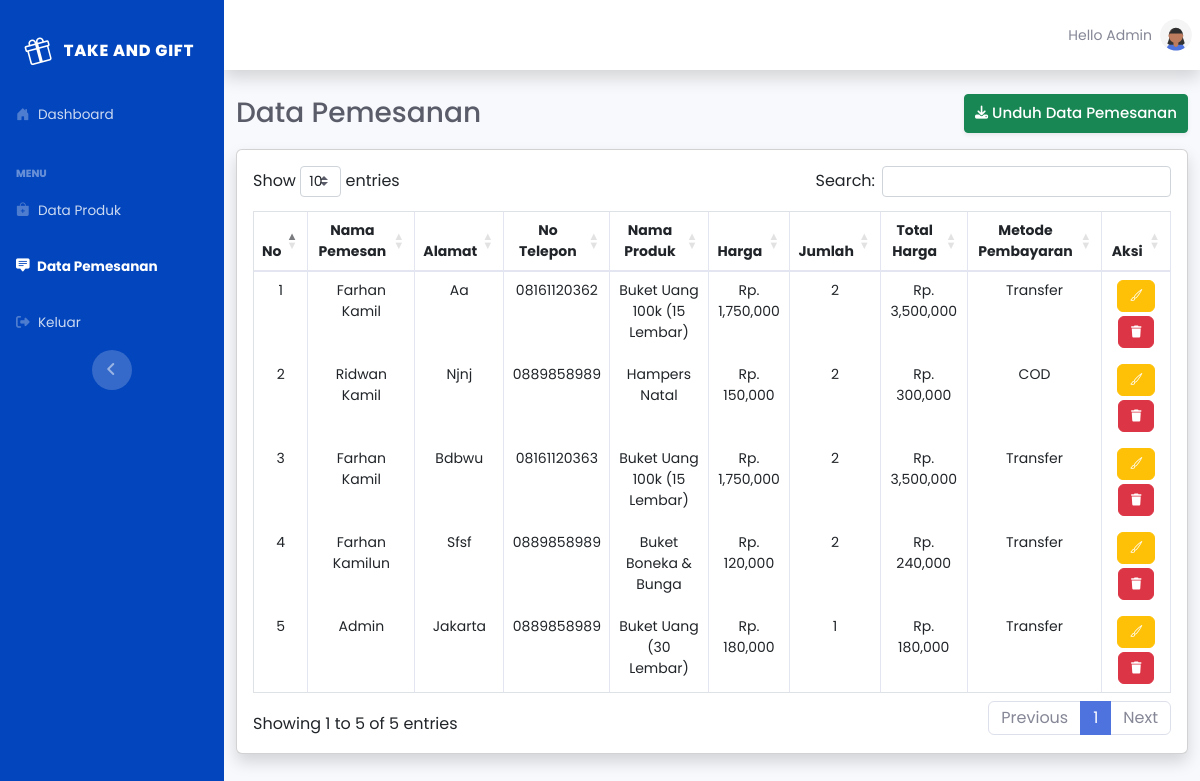
/admin/data-pemesanan.php (signed in), run on the app's committed database.
### tables this page shows
CREATE TABLE `tbl_pemesan` (
  `id_pemesan` int(11) NOT NULL,
  `id_produk` int(11) NOT NULL,
  `nama_pemesan` varchar(225) NOT NULL,
  `alamat` varchar(255) NOT NULL,
  `no_telpon` varchar(50) NOT NULL,
  `jumlah` varchar(100) NOT NULL,
  `metode_pembayaran` varchar(50) NOT NULL,
  `tanggal` date NOT NULL,
  `waktu` time NOT NULL
);

CREATE TABLE `tbl_produk` (
  `id_produk` int(11) NOT NULL,
  `nama_produk` varchar(100) NOT NULL,
  `kategori` varchar(100) NOT NULL,
  `harga` varchar(100) NOT NULL,
  `cover` varchar(100) NOT NULL,
  `tanggal` date NOT NULL,
  `waktu` time NOT NULL
);

### admin/functions.php (called while the page is built, shortened)
<?php
$conn = mysqli_connect("localhost", "root", "", "takeandgift");
function tampil_pemesan($sql_pemesanan)
{
	global $conn;
	$result_tampil_pemesan = $conn->query($sql_pemesanan);
	$rows_pemesan = [];
	while ($row_pemesan = mysqli_fetch_assoc($result_tampil_pemesan)) {
		$rows_pemesan[] = $row_pemesan;
	}
	return $rows_pemesan;
}

### admin/data-pemesanan.php (the view, shortened to what this page needs)
<?php
require 'functions.php';
?>
<!DOCTYPE html>
<html lang="en">
<head>
    <link href="../vendor/fontawesome-free/css/all.min.css" rel="stylesheet" type="text/css">
    <link href="../css/sb-admin-2.min.css" rel="stylesheet">
    <link href="../vendor/datatables/dataTables.bootstrap4.min.css" rel="stylesheet">
    <link href="https://cdn.jsdelivr.net/npm/bootstrap@5.2.3/dist/css/bootstrap.min.css" rel="stylesheet">
    <link rel="stylesheet" href="https://cdn.jsdelivr.net/npm/bootstrap-icons@1.10.5/font/bootstrap-icons.css">
</head>
<body id="page-top">
    <div id="wrapper">
        <ul class="navbar-nav sidebar sidebar-dark accordion pt-3" id="accordionSidebar" style="background-color: #0245bc;">
            <a class="sidebar-brand d-flex align-items-center justify-content-center" href="index.php">
                <div class="sidebar-brand-icon rotate-n-15">
                    <i class="bi bi-gift text-white" style="font-size: 25px; padding-right: 8px; color: #012970;"></i>
                </div>
                <div class="sidebar-brand-text mx-1">Take and Gift</div>
            </a>
            <li class="nav-item">
                <a class="nav-link" href="index.php">
                    <i class="bi bi-house-door-fill"></i>
                    <span>Dashboard</span></a>
            </li>
            <div class="sidebar-heading mt-4">
                Menu
            </div>
            <li class="nav-item ">
                <a class="nav-link" href="database-produk.php">
                    <i class="bi bi-bag-plus-fill"></i>
                    <span>Data Produk</span></a>
            </li>
            <li class="nav-item active">
                <a class="nav-link" href="data-pemesanan.php">
                    <i class="bi bi-chat-square-text-fill"></i>
                    <span>Data Pemesanan</span></a>
            </li>
            <li class="nav-item">
                <a class="nav-link" data-bs-toggle="modal" data-bs-target="#staticBackdrop" href="logout.php">
                    <i class="fas fa-sign-out-alt"></i>
                    <span>Keluar</span></a>
            </li>
            <div class="text-center d-none d-md-inline">
                <button class="rounded-circle border-0" id="sidebarToggle"></button>
            </div>
        </ul>
        <div id="content-wrapper" class="d-flex flex-column">
            <div id="content">
                <nav class="navbar navbar-expand navbar-light bg-white topbar mb-4 static-top shadow">
                    <ul class="navbar-nav ml-auto">
                        <li class="nav-item dropdown no-arrow">
                            <a class="nav-link dropdown-toggle" href="#" id="userDropdown" role="button" data-toggle="dropdown" aria-haspopup="true" aria-expanded="false">
                                <span class="mr-2 d-none d-lg-inline text-gray-600 small">Hello Admin</span>
                                <img class="img-profile rounded-circle" src="../img/undraw_profile_1.svg">
                            </a>
                        </li>
                    </ul>
                </nav>
                <div class="container-fluid">
                    <div class="d-sm-flex align-items-center justify-content-between mb-3">
                        <h1 class="h3 mb-0 text-gray-800">Data Pemesanan</h1>
                        <a href="export_pemesan_excel.php" target="_blank" class="d-none d-sm-inline-block btn btn-sm btn-success shadow-sm" style="padding: 7px 10px; font-weight: 500; font-size: 15px;">
                            <i class="fas fa-download fa-sm text-white"></i> Unduh Data Pemesanan</a>
                    </div>
                    <div class="card shadow mb-4 mx-0 lg:mx-3">
                        <div class="card-body">
                            <div class="table-responsive">
                                <table class="table table-bordered" id="dataTable" width="100%" cellspacing="0" style="font-size: 14px;">
                                    <thead>
                                        <tr>
                                            <th>No</th>
                                            <th class="text-center">Nama Pemesan</th>
                                            <th class="text-center">Alamat</th>
                                            <th class="text-center">No Telepon</th>
                                            <th class="text-center">Nama Produk</th>
                                            <th class="text-center">Harga</th>
                                            <th class="text-center">Jumlah</th>
                                            <th class="text-center">Total Harga</th>
                                            <th class="text-center">Metode Pembayaran</th>
                                            <th class="text-center">Aksi</th>
                                        </tr>
                                    </thead>
                                    <tbody>
                                        <?php $i = 1; ?>
                                        <?php
                                        $data_all = tampil_pemesan("SELECT * FROM tbl_pemesan INNER JOIN tbl_produk ON tbl_pemesan.id_produk = tbl_produk.id_produk ");
                                        foreach ($data_all as $data_row) :
                                            $total = $data_row['harga'] * $data_row['jumlah'];
                                        ?>
                                            <tr>
                                                <td class="text-center"><?= $i; ?></td>
                                                <td class="text-center"><?= ucwords($data_row['nama_pemesan']); ?></td>
                                                <td class="text-center"><?= ucwords($data_row['alamat']); ?></td>
                                                <td class="text-center"><?= ucwords($data_row['no_telpon']); ?></td>
                                                <td class="text-center"><?= ucwords($data_row['nama_produk']); ?></td>
                                                <td class="text-center">Rp. <?= number_format($data_row['harga']); ?></td>
                                                <td class="text-center"><?= ucwords($data_row['jumlah']); ?></td>
                                                <td class="text-center">Rp. <?= number_format($total); ?></td>
                                                <td class="text-center"><?= ucwords($data_row['metode_pembayaran']); ?>
                                                </td>
                                                <td class="text-center">
                                                    <button type="button" class="btn btn-warning text-white mb-1" data-bs-toggle="modal" data-bs-target="#edit<?= $data_row['id_pemesan']; ?>" style="font-size: 12px;">
                                                        <i class="bi bi-brush"></i>
                                                    </button>
                                                    <button type="button" class="btn btn-danger" data-bs-toggle="modal" data-bs-target="#delete<?= $data_row['id_pemesan']; ?>" style="font-size: 12px;">
                                                        <i class="fas fa-trash"></i>
                                                    </button>
                                                </td>
                                            </tr>
                                            <?php $i++; ?>
                                        <?php endforeach; ?>
                                    </tbody>
                                </table>
                            </div>
                        </div>
                    </div>
                </div>
            </div>
        </div>
    </div>
</body>
</html>

### admin/data-pemesanan.php (style rules this page uses)
* { font-family: 'Poppins', sans-serif; }

### data on the page
tbl_pemesan: nama_pemesan "Farhan Kamil", alamat "Aa", no_telpon "08161120362", id_produk.nama_produk "Buket Uang 100k (15 Lembar)", id_produk.harga "1,750,000", jumlah "2", total "3,500,000", metode_pembayaran "Transfer"
tbl_pemesan: nama_pemesan "Ridwan Kamil", alamat "Njnj", no_telpon "0889858989", id_produk.nama_produk "Hampers Natal", id_produk.harga "150,000", jumlah "2", total "300,000", metode_pembayaran "COD"
tbl_pemesan: nama_pemesan "Farhan Kamil", alamat "Bdbwu", no_telpon "08161120363", id_produk.nama_produk "Buket Uang 100k (15 Lembar)", id_produk.harga "1,750,000", jumlah "2", total "3,500,000", metode_pembayaran "Transfer"
tbl_pemesan: nama_pemesan "Farhan Kamilun", alamat "Sfsf", no_telpon "0889858989", id_produk.nama_produk "Buket Boneka & Bunga", id_produk.harga "120,000", jumlah "2", total "240,000", metode_pembayaran "Transfer"
tbl_pemesan: nama_pemesan "Admin", alamat "Jakarta", no_telpon "0889858989", id_produk.nama_produk "Buket Uang (30 Lembar)", id_produk.harga "180,000", jumlah "1", total "180,000", metode_pembayaran "Transfer"
